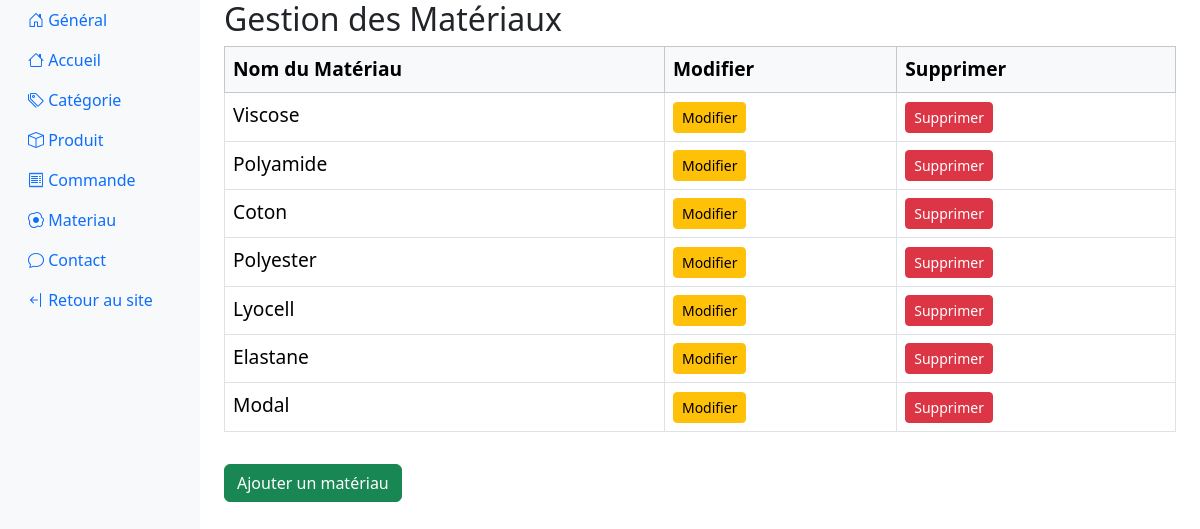
Page /PHP/FrontEnd/BackOffice/backoffice-materiau.php (signed in) on the committed database.
### tables this page shows
CREATE TABLE `materiau` (
  `materiau_id` int(11) NOT NULL,
  `materiau_nom` varchar(50) DEFAULT NULL
);

### PHP/FrontEnd/BackOffice/backoffice-materiau.php (the view, shortened to what this page needs)
<?php
include '../../Fonction/element.php';
$dbh = connexion_bdd();
$sql = "SELECT materiau_id, materiau_nom FROM materiau ORDER BY materiau_id ASC";
$stmt = $dbh->prepare($sql);
$stmt->execute();
$materiaux = $stmt->fetchAll(PDO::FETCH_ASSOC);
?>
<!doctype html>
<html lang="fr">
<head>
</head>
<body>
    <h1 class="h2">Gestion des Matériaux</h1>
    <table class="table table-bordered table-hover BO_Tableau">
        <thead class="table-light">
            <tr>
                <th scope="col">Nom du Matériau</th>
                <th scope="col">Modifier</th>
                <th scope="col">Supprimer</th>
            </tr>
        </thead>
        <tbody>
            <?php foreach ($materiaux as $materiau): ?>
            <tr>
                <td><?php echo htmlspecialchars($materiau['materiau_nom']); ?></td>
                <td><a href="backoffice-mat-modif.php?id=<?php echo $materiau['materiau_id']; ?>" class="btn btn-warning btn-sm">Modifier</a></td>
                <td>
                    <button class="btn btn-danger btn-sm"
                        onclick="confirmDeletion('<?php echo htmlspecialchars($materiau['materiau_nom']); ?>', 'backoffice-mat-suppr.php?id=<?php echo $materiau['materiau_id']; ?>')">
                        Supprimer
                    </button>
                </td>
            </tr>
            <?php endforeach; ?>
        </tbody>
    </table>
    <a href="backoffice-mat-ajout.php" class="btn btn-success mt-3">Ajouter un matériau</a>
</body>
</html>

### rows in the picture
materiau: materiau_nom "Viscose"
materiau: materiau_nom "Polyamide"
materiau: materiau_nom "Coton"
materiau: materiau_nom "Polyester"
materiau: materiau_nom "Lyocell"
materiau: materiau_nom "Elastane"
materiau: materiau_nom "Modal"
